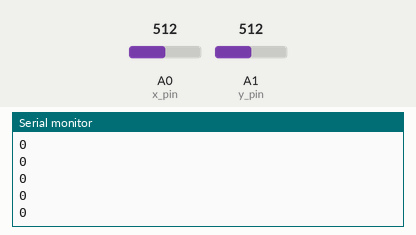
Bench run of a sketch on a simulated Arduino Uno, built with avr-gcc and run on an emulated ATmega328P. Shown: the last lines printed to the serial monitor. Inputs (shaded band) come from the test bench; at power-on: A0 (x_pin) = 512, A1 (y_pin) = 512.

Above: at 1.2 s.
1.3 s: A0 (x_pin) set to 910
At 2.1 s:
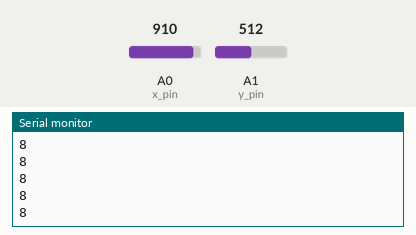
2.8 s: A1 (y_pin) set to 910
At 3.7 s:
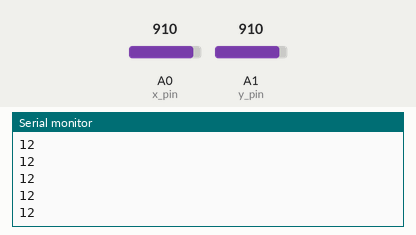
4.3 s: A0 (x_pin) set to 900
At 4.8 s:
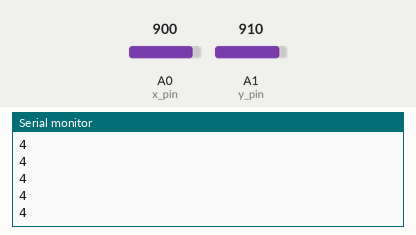
5.8 s: A1 (y_pin) set to 90
At 6.8 s:
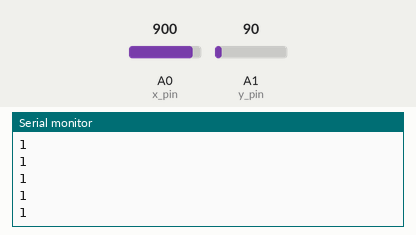
Timing chart, 0 to 8.2 s (numbered marks = the images above; inputs shaded):
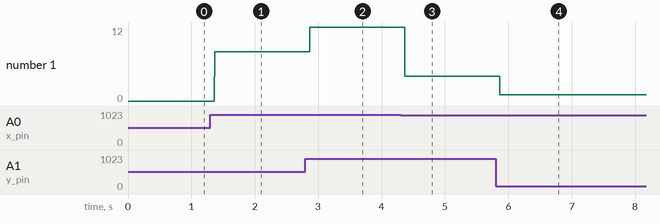

Measured:
- after the input at 1.3 s, the serial monitor: prints a new line after 0.07 s (image 1)
- after the input at 2.8 s, the serial monitor: prints a new line after 0.07 s (image 2)
- after the input at 4.3 s, the serial monitor: prints a new line after 0.07 s (image 3)
- after the input at 5.8 s, the serial monitor: prints a new line after 0.07 s (image 4)
- plotted number 1: 0 → 8 after the input at 1.3 s, 8 → 12 after the input at 2.8 s, 12 → 4 after the input at 4.3 s, 4 → 1 after the input at 5.8 s

The sketch:

joystick_uart.ino
```cpp
#include <SoftwareSerial.h>
#define x_pin A0
#define y_pin A1

#define rx_uart 2
#define tx_uart 3

SoftwareSerial Serial_(rx_uart, tx_uart);

int xVal, yVal;
int val;

void setup() {
  Serial.begin(9600);
  Serial_.begin(9600);
}

void loop() {
    xVal = analogRead(x_pin);
    yVal = analogRead(y_pin);

    val = 0;

    if (xVal > 900) {
      val |= (1<<3); //right
    } else if (xVal < 100) {
      val |= (1<<1); //left
    }

    if (yVal > 900) {
      val |= (1<<2); //down
    } else if (yVal < 100) {
      val |= (1<<0); //up
    }

    Serial.println(val);
    Serial_.write(val);
}
```
